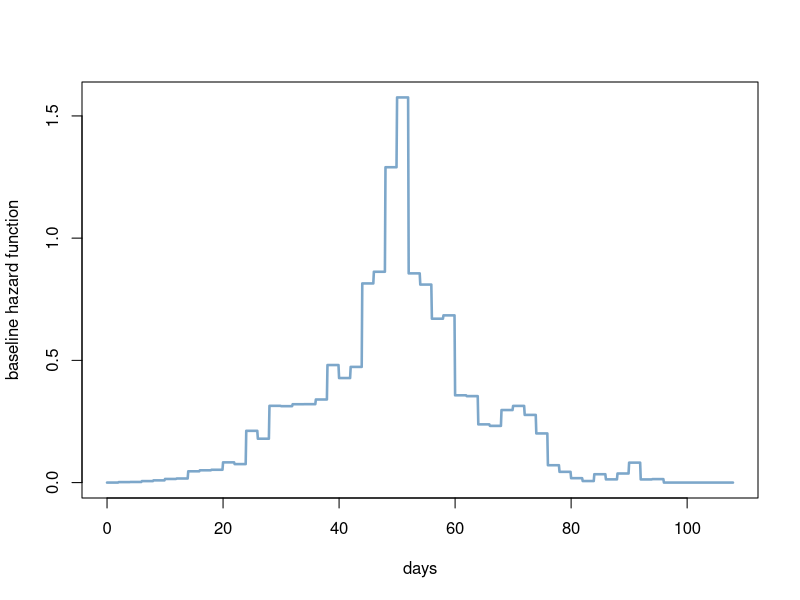
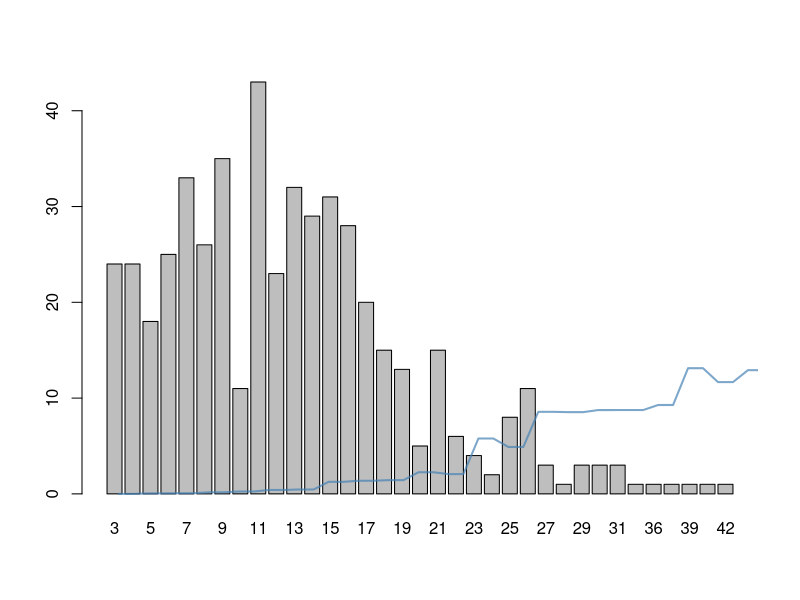
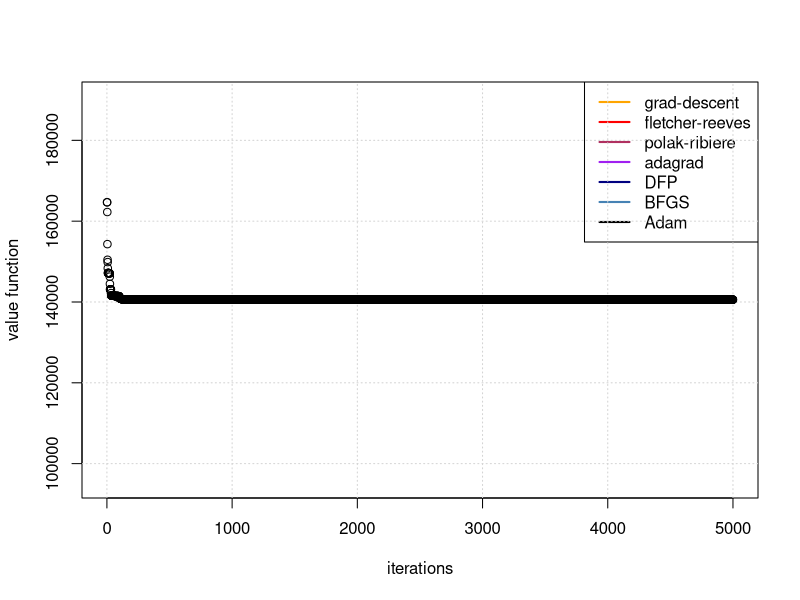

R code for these plots, in order:
# DGP for panel duration data using mixed proportional hazards and grouped data

databuilder = function(n.person, n.incid, beta = c(-1.05,-.09175,.1835), baseline = 'default',prior=list('gamma',1,1),plots=T,cns=F){
  
  ##########################
  
  n = n.person * n.incid
  if(baseline == 'default'){
    lambda.0 = 0.3*c(0,exp(c(-5,-4.8,-3.9,-3.5,-3,-2.881998, -1.8718475, -1.7865933, -1.7411807, -1.2875784, -1.3771235, -0.3480384, -0.5138887, 0.04541635, 0.04156955, 0.06670596, 0.06700147, 0.1252126, .4717, .354523, .456011,
                             0.9990935, 1.056143,1.45870,1.658721,1.0483721,0.993284, 0.8041152, 0.8244722, 0.1739866, 0.1646879, -0.2309252, -0.2567487, -0.01087248, 0.04445797, -0.08015117, -0.4000353,-1.439640042,-1.9200249,
                             -2.8133245,-3.8643217,-2.169146, -3.128616, -2.088019, -1.302666, -3.142478, -3.050000, -10.559315, -10.125574, -12.546020, -13.589619)),0,0)
    lambda.0 = rep(lambda.0,each=2)
  }
  if(baseline != 'default'){
    lambda.0 = c(baseline)
  }
  
  lengam = length(lambda.0)
  lenbet = length(beta)
  if(prior[[1]]=='gamma'){
    thetas = rgamma(n.person,prior[[2]],prior[[3]])
  }
  if(prior[[1]]=='lognorm'){
    thetas = rlnorm(n.person,prior[[2]],prior[[3]])
  }
  if(prior[[1]]=='discrete'){
    thetas = sample(prior[[2]],n.person,replace = T,prob = prior[[3]])
  }
  X = cbind(1,sample(c(0,0,1,1,1),n,replace = T),runif(n,0.1,2.3))
  
  if(lenbet>3){
    for(j in 1:(lenbet-3)){
      X = cbind(X,ifelse(j%%2==0,sample(c(0,0,1,1,1),n,replace=T),runif(n,0.1,2.3)))
    }
  }
  
  lambdas = (rep(thetas,each=n.incid)*exp(X%*%beta))   %*%   t(as.matrix(lambda.0))
  
  cdfs = cbind(lambdas,0)
  for(i in ncol(cdfs):3){
    cdfs[,i] = rowSums(cdfs[,1:i-1])
  }
  cdfs[,2]=cdfs[,1]
  cdfs=cdfs[,2:ncol(cdfs)]
  
  cdfs = 1- exp(-cdfs)
  
  pdfs = cdfs
  for(i in ncol(pdfs):2){
    pdfs[,i] = pdfs[,i] - pdfs[,i-1]
  } 
  
  y = rep(NA,n)
  for(i in 1:n){
    y[i] = which(rmultinom(1,1,pdfs[i,])==1)
    
  }
  ### generate data
  
  
  
  ##########################
  
  ### relevant plots of the data
  
  ##########################
  
  if(plots){
    
    for(lambda.0.plot in 1:1){
      plot(seq(0,length(lambda.0)-0.1,0.1),rep(lambda.0,each=10),type='l',lwd=2.5,col=adjustcolor('steelblue',.7),xlab='days',ylab='baseline hazard function')
    }  ## baseline hazard plot
    
    for(data.gen in 1:1){
      barplot(table(y))
      lines(lambda.0*max(table(y))/max(lambda.0),lwd = 2, col = adjustcolor('steelblue',.7))
    }       ## generated data plots
    
  }
  ##########################
  
  ### prepare for the correlated and independent HHM
  
  #########################
  
  censor = rep(0, length(y))
  censor[which(y>=(max(y)))]=1
  if(cns){
    censor[which(y>=quantile(y,.60))] = 1
    y[which(y>=quantile(y,.75))] = quantile(y,.75)
  }
  
  Xz = array(NA, dim = c(n.incid,ncol(X),n.person))
  dur = array(0,dim = c(n.person,n.incid))
  cens = array(0,dim = c(n.person,n.incid))
  
  for(i in 1:n.person){
    Xz[,,i]=X[(n.incid*i-(n.incid-1)):(n.incid*i),]
    dur[i,] = y[(n.incid*i-(n.incid-1)):(n.incid*i)]
    cens[i,] = censor[(n.incid*i-(n.incid-1)):(n.incid*i)]
  }   
  
  resp = cbind(y,censor)
  
  return(list('Xz' = Xz, 'X' = X, 'dur'=dur, 'cens'=cens, 'resp' = resp, 'lenbet' = lenbet, 'lengam'=lengam))
  
  
  
  ######################################################################################
}

samp = databuilder(50,10,beta = c(1,1,1))
X = samp$X
Xz = samp$Xz
resp = samp$resp
dur = samp$dur
cens = samp$cens
lenbet = samp$lenbet
lengam = samp$lengam
###

# The function that gives the estimated covariate effects using Bateni (2022) model.

BB22 = function(plotshow=T, mtd=7, iter=5e3, first_0=F){
  
  ######################################################################################
  
  ## longitudinal correlated model [Bateni 2022]:
  
  l.corr.universal = function(Xz,dur,cens,params,magn=1e2){
    
    beta = params[1:lenbet]
    gamma = params[(lenbet+1):(length(params)-2)]
    egamma = exp(gamma)
    nu.0 = exp(params[length(params)-1])
    kappa.0 = exp(params[length(params)])
    
    n.person = nrow(dur)
    n.incid = ncol(dur)
    
    egsum = egamma						
    for(i in 2:length(egamma)){egsum[i] = egsum[i] + egsum[i-1]}
    
    exbt = exp(t(apply(Xz,3,FUN = '%*%',beta)))  ## X is a 3d matrix with j's on the rows, X1,X2,X2 on the cols, and i's on the 3rd D.
    
    edelt = array( egsum[(dur)] , dim=c(n.person,n.incid) )		
    edelt.fwd = array( egsum[(dur)+1] , dim=c(n.person,n.incid) )		
    
    nu = matrix( rep(nu.0,n.person*n.incid) , nrow = n.person )
    kappa = matrix( rep(kappa.0,n.person*n.incid) , nrow = n.person )   
    
    for(i in 2:n.incid){
      nu[,i] = nu[,i-1] + (1-cens[,i-1])		
      
      kappa[,i] = kappa[,(i-1)] + 			
        exbt[,(i-1)]*(edelt[,(i-1)] +				
                        .5*egamma[dur[,(i-1)]+1]*(1-cens[,(i-1)]) )
    }
    
    kaxbt = kappa^(-1) * exbt
    x1 = 1 + kaxbt * edelt			
    x2 = 1 + kaxbt * edelt.fwd			
    
    expbt =  (( x1 )^(-nu) - ( x2 )^(-nu)*(1-cens)) 
    approx = (expbt==0)
    approx = ifelse(is.na(approx),FALSE,approx)
    
    if(sum(approx)){
      
      a = exbt*edelt
      b = exbt*edelt.fwd*(1-cens)
      
      #Laurent series
      exp.approx = (nu*( b - a ) / kappa) + (nu*(nu+1)*(a^2 - b^2))/(2*kappa^2) - (nu*(nu+1)*(nu+2)*(a^3-b^3))/(6*kappa^3)
      
      expbt[approx] = exp.approx[approx]
      
    }
    
    expbt = log(expbt)
    
    box  =  sum(  expbt ,na.rm = T )
    box = ifelse(box==0, sum(expbt), box)
    
    return(-magn*box)
  }
  
  
  l.corr.derivative = function(Xz,dur,cens,params,magn=1e2){
    
    ############################################
    
    
    beta = params[1:lenbet]
    gamma = params[(lenbet+1):(length(params)-2)]
    egamma = exp(gamma)
    nu.0 = exp(params[length(params)-1])
    kappa.0 = exp(params[length(params)])
    
    
    n.person = nrow(dur)
    n.incid = ncol(dur)
    
    egsum = egamma						
    for(i in 2:length(egamma)){egsum[i] = egsum[i] + egsum[i-1]}
    
    exbt = exp(t(apply(Xz,3,FUN = '%*%',beta)))  ## X is a 3d matrix with j's on the rows, X1,X2,X2 on the cols, and i's on the 3rd D.
    
    edelt = array(egsum[(dur)],dim=c(n.person,n.incid))		
    edelt.fwd = array(egsum[(dur)+1],dim=c(n.person,n.incid))		
    
    nu = matrix(rep(nu.0,n.person*n.incid),nrow = n.person)
    kappa = matrix(rep(kappa.0,n.person*n.incid),nrow = n.person)   
    
    for(i in 2:n.incid){
      nu[,i] = nu[,i-1] + (1-cens[,i-1])		
      
      kappa[,i] = kappa[,i-1] + 			
        exbt[,i-1]*(edelt[,i-1] +				
                      .5*egamma[dur[,i-1]+1]*(1-cens[,i-1]) )
    }
    
    kaxbt = kappa^(-1) * exbt
    x1 = 1 + kaxbt * edelt			
    x2 = 1 + kaxbt * edelt.fwd
    
    XZ.new = aperm(Xz,c(3,1,2))
    configs  =  c(n.person,n.incid,dim(Xz)[2])
    
    ############################################
    
    ##d/d.beta
    
    x1.beta =  array(apply(XZ.new,3,FUN='*',(exbt*edelt)),configs)
    x2.beta =  array(apply(XZ.new,3,FUN='*',(exbt*edelt.fwd)),configs)
    
    kap.beta = (exbt*(edelt*(1+cens) + edelt.fwd*(1-cens))/2)
    kap.beta = array(apply(XZ.new,3,FUN='*',kap.beta),configs)
    
    for(i in 2:n.incid){
      kap.beta[,i,] = kap.beta[,i,] + kap.beta[,i-1,]
    }
    kap.beta[,2:ncol(kap.beta),] = kap.beta[,1:(ncol(kap.beta)-1),]
    kap.beta[,1,] = matrix(0,nrow=n.person, ncol = dim(Xz)[2])
    
    ##d/d.delta
    
    conf.delta = c(n.person,n.incid,length(egamma))
    
    x1.delta = array( 0, conf.delta )
    x2.delta = array( 0, conf.delta )
    
    for(i in 1:length(egamma)){
      x1.delta[,,i] = egamma[i]*(dur>=i)
      x2.delta[,,i] = egamma[i]*((dur+1)>=i)
    }
    
    kap.delta = (array(apply(x1.delta,3,FUN='*',1+cens),conf.delta) + array(apply(x2.delta,3,FUN='*',1-cens),conf.delta))/2
    
    x1.delta = array(apply(x1.delta,3,FUN='*',exbt),conf.delta)
    x2.delta = array(apply(x2.delta,3,FUN='*',exbt),conf.delta)
    kap.delta = array(apply(kap.delta,3,FUN='*',exbt),conf.delta)
    
    for(i in 2:n.incid){
      kap.delta[,i,] = kap.delta[,i-1,] + kap.delta[,i,]
    }
    kap.delta[,2:ncol(kap.delta),] = kap.delta[,1:(ncol(kap.delta)-1),]
    kap.delta[,1,] = matrix(0,nrow=n.person, ncol = length(egamma))  
    
    ############################################
    
    ##derivative of the log-likelihood
    
    fg.der = function(g,f,g.p,f.p,nu,configs){       ##Gives the derivative of the matrix (1+(f(x)^-1)g(x))^(-nu) over the vector x. The output is a 3D derivative array.
      
      term1 = array(apply(f.p,3,FUN='*',-g/(f^2)),configs) + array(apply(g.p,3,FUN='*',f^(-1)),configs)
      
      term2 = (-nu) * ( 1 + (f^(-1)) * g ) ^ (-nu-1)
      
      return( list(  'org' = array( apply(term1,3,FUN='*',term2) , configs ), 'ext' = term1  )  )
    }
    
    
    ##beta:
    
    fg.1 = fg.der(exbt*edelt,kappa,x1.beta,kap.beta,nu,configs)
    fg.2 = fg.der(exbt*edelt.fwd,kappa,x2.beta,kap.beta,nu,configs)
    
    dbeta.1 = fg.1$org
    dbeta.2 = array(apply(fg.2$org,3,FUN='*',1-cens),configs)
    
    ##delta:
    
    fg.1.delta = fg.der(exbt*edelt,kappa,x1.delta,kap.delta,nu,conf.delta)
    fg.2.delta = fg.der(exbt*edelt.fwd,kappa,x2.delta,kap.delta,nu,conf.delta)
    
    ddelta.1 = fg.1.delta$org
    ddelta.2 = array(apply(fg.2.delta$org,3,FUN='*',1-cens),conf.delta)
    
    ## kappa.0:
    
    U.kap.1 = x1^(-nu-1) * ( (exbt*edelt*nu) / (kappa^2) )
    U.kap.2 = x2^(-nu-1) * ( (exbt*edelt.fwd*nu) / (kappa^2) ) * (1-cens)
    
    ## nu.0:
    
    U.nu.1 = - x1^(-nu) * log(x1)
    U.nu.2 = - x2^(-nu) * log(x2) * (1-cens)
    
    ##
    
    expbt =  (( x1 )^(-nu) - ( x2 )^(-nu)*(1-cens))
    
    approx = (expbt==0)
    approx = ifelse(is.na(approx),FALSE,approx)
    
    if(sum(approx)){
      a = exbt*edelt
      b = exbt*edelt.fwd*(1-cens)
      
      #Laurent series
      exp.approx = (nu*( b - a ) / kappa) + (nu*(nu+1)*(a^2 - b^2))/(2*kappa^2) - (nu*(nu+1)*(nu+2)*(a^3-b^3))/(6*kappa^3)
      
      expbt[approx] = exp.approx[approx]
      
    }
    
    U.beta = array(apply((dbeta.1),3,FUN='/',expbt),configs) - array(apply((dbeta.2),3,FUN='/',expbt),configs)
    U.delta = array(apply((ddelta.1),3,FUN='/',expbt),conf.delta) - array(apply((ddelta.2),3,FUN='/',expbt),conf.delta)
    U.kap = (U.kap.1/expbt  -  U.kap.2/expbt) *  kappa.0
    U.nu = (U.nu.1/expbt  -  U.nu.2/expbt) *  nu.0
    
    expbt = log(expbt)
    
    
    
    U.beta = apply(U.beta,3,sum)
    U.delta = apply(U.delta,3,sum)
    U.kap = sum(U.kap)
    U.nu = sum(U.nu)
    expbt = sum(expbt)
    
    if(first_0){U.delta[1]=0}
    
    return(list('ell'=-magn*expbt,'Ub' = -magn*U.beta, 'Ud' = -magn*U.delta, 'Un' = -magn*U.nu , 'Uk' = -magn*U.kap))
  }
  
  # Xz is a 3D array of observed explanatory variables. #spells (J) on the rows, #covariates (P) on the columns,
  #and #individuals (n) on the layers (Z axis).
  
  ###############################
  
  ### Optimization
  
  mthds = c('grad-descent','fletcher-reeves','polak-ribiere','adagrad','DFP','BFGS','Adam')
  
  
  #############################################
  
  
  
  for(assumptions in 1:1){
    
    param = c(rep(0,lenbet),rep(0,lengam),0,0)
    
    L = l.corr.derivative(Xz,dur,cens,param)
    ell = L$ell
    Utot  = c(L$Ub,L$Ud,L$Un,L$Uk)
    Utot.old = Utot
    
    Q =   diag(length(param))
    
    dir = -Utot / norm(Utot, type = '2')
    
    alpha = 1
    num=0
    TT = iter
    clpnts = c('orange','red','maroon','purple','navy','steelblue','black')
    
    
  }
  
  if(plotshow){
    plot(c(0,1),col='white',xlim = c(1,TT),y=c(ell/2,ell),xlab='iterations',ylab='value function')
    legend('topright',legend = mthds, col = clpnts,lwd=2)
    grid()
  }
  
  
  #############################################
  
  method = mthds[mtd]
  
  ### 1st order methods
  
  if(method %in% c('grad-descent','fletcher-reeves','polak-ribiere')){
    for(tt in 1:TT){
      
      param.candid = param + dir * alpha
      
      ell.candid = l.corr.universal(Xz, dur, cens, param.candid)
      
      if(ell.candid<=(ell+1e-4 * alpha *(dir%*%Utot))){  #1st Wolfe condition
        
        num=0
        param = param.candid
        L = l.corr.derivative(Xz, dur, cens, param.candid)
        ell = L$ell
        Utot.new = c(L$Ub,L$Ud,L$Un,L$Uk)
        alpha = 1
        
        if(method == 'grad-descent'){
          dir = - Utot.new / norm(Utot.new, type = '2')
        }
        if(method == 'fletcher-reeves'){
          beto = (Utot%*%Utot)/(Utot.old%*%Utot.old)
          #dir = - Utot.new + as.vector(beto) * dir
          dir = -Utot.new/norm(Utot.new, type='2') + as.vector(beto) * dir
        }
        if(method == 'polak-ribiere'){
          beto = (Utot%*%(Utot-Utot.old))/(Utot.old%*%Utot.old)
          # dir = - Utot.new + as.vector(beto) * dir
          dir = -Utot.new/norm(Utot.new, type='2') + as.vector(beto) * dir      
        }
        
        Utot.old = Utot
        Utot = Utot.new
      }
      
      else{
        num = num+1
        alpha = alpha*.9
      }
      if(plotshow){
        points(tt,L$ell,col=clpnts[mtd])
      }
    }
  }
  
  if(method %in% c('adagrad')){
    if(method == 'adagrad'){
      Usum = Utot^2
      eps = 1e-8
      dir = -Utot / (eps + sqrt(Usum))}
    for(tt in 1:TT){
      
      param.candid = param + dir * alpha
      
      ell.candid = l.corr.universal(Xz, dur, cens, param.candid)
      
      if(ell.candid<=(ell+1e-4 * alpha *(dir%*%Utot))){  #1st Wolfe condition
        
        num=0
        param = param.candid
        L = l.corr.derivative(Xz, dur, cens, param.candid)
        ell = L$ell
        Utot.new = c(L$Ub,L$Ud,L$Un,L$Uk)
        alpha = 1
        
        if(method == 'adagrad'){
          Usum = Usum + Utot.new^2
          dir = - Utot.new / (eps + sqrt(Usum))
        }
        
        Utot.old = Utot
        Utot = Utot.new
      }
      
      else{
        num = num+1
        alpha = alpha*.9
      }
      if(plotshow){
        points(tt,L$ell,col=clpnts[mtd])
      }
    }
  }
  
  if(method %in% c('Adam')){
    if(method == 'Adam'){
      b1 = 0.9
      b2 = 0.999
      
      m.0 = (1-b1)* (Utot)
      v.0 = (1-b2)* (Utot^2)
      t.0 = 1
      eps = 1e-8
      
      mhat = m.0/(1-(b1^t.0))
      vhat = v.0/(1-(b2^t.0))
      dir = -mhat / (eps + sqrt(vhat))}
    for(tt in 1:TT){
      
      param.candid = param + dir * alpha
      
      ell.candid = l.corr.universal(Xz, dur, cens, param.candid)
      
      if(ell.candid<=(ell-abs(1e-4 * alpha *as.numeric(dir%*%Utot)))){  #1st Wolfe condition
        
        num=0
        param = param.candid
        
        L = l.corr.derivative(Xz, dur, cens, param.candid)
        
        ell = L$ell
        Utot.new = c(L$Ub,L$Ud,L$Un,L$Uk)
        alpha = 1
        
        if(method == 'Adam'){
          m.0 = b1*m.0 + (1-b1)*Utot.new
          v.0 = b2*v.0 + (1-b2)*(Utot.new^2)
          t.0 = t.0+1
          mhat = m.0/(1-(b1^t.0))
          vhat = v.0/(1-(b2^t.0))
          dir = -mhat / (eps + sqrt(vhat))
        }
        
        Utot.old = Utot
        Utot = Utot.new
      }
      
      else{
        num = num+1
        alpha = alpha*.9
      }
      if(plotshow){
        points(tt,L$ell,col=clpnts[mtd])
      }
    }
  }
  
  
  ### 2nd order methods
  
  if(method %in% c('DFP','BFGS')){
    Q =   diag(length(param))
    for(tt in 1:TT){
      
      param.candid = param + dir * alpha
      
      
      ell.candid = l.corr.universal(Xz, dur, cens, param.candid)
      
      while(is.nan(ell.candid) | ell.candid==0 | is.na(ell.candid)){
        alpha = alpha*.9
        
        param.candid = param + dir * alpha
        
        ell.candid = l.corr.universal(Xz, dur, cens, param.candid)
      }
      
      if(ell.candid<=(ell+1e-4 * alpha *(dir%*%Utot))){  #1st Wolfe condition
        
        num=0
        
        L = l.corr.derivative(Xz, dur, cens, param.candid)
        ell = L$ell
        Utot.new = c(L$Ub,L$Ud,L$Un,L$Uk)
        alpha = 1
        delta = Utot.new - Utot
        zeta = param.candid - param
        
        
        if(method == 'DFP'){
          Q = Q - (Q%*%(delta)%*%(t(delta))%*%Q)/as.numeric(t(delta)%*%Q%*%(delta)) + (zeta%*%t(zeta))/as.numeric(t(zeta)%*%delta)
        }
        if(method == 'BFGS'){
          Q = Q - (zeta%*%t(delta)%*%Q + Q%*%(delta)%*%t(zeta))/as.numeric(t(zeta)%*%delta) + (1 + as.numeric(t(delta)%*%Q%*%delta)/as.numeric(t(zeta)%*%delta))*((zeta%*%t(zeta))/as.numeric(t(zeta)%*%delta))
        }
        
        if(sum(is.na(Q))){
          print(c(zeta, delta))
          print(Utot)
          print(Utot.new)
          break()
        }
        
        dir = as.vector(-Q%*%Utot.new)
        param = param.candid
        Utot.old = Utot
        Utot = Utot.new
      }
      
      else{
        num = num+1
        alpha = alpha*.9
      }
      if(plotshow){
        points(tt,L$ell,col=clpnts[mtd])
      }
    }
  }
  
  
  ############################################
  
  ### printing calculated parameters of interest
  
  #############################################
  
  box = matrix(NA, nrow = (lenbet+2), ncol=1)
  
  box[1:lenbet,1] = param[1:lenbet]
  box[(nrow(box)-1):nrow(box)] = c(exp(param[length(param)-1]),exp(param[length(param)]))
  rownames(box) = c('intercept',paste('beta',1:(lenbet-1)),'nu.0','kappa.0')
  
  knitr::kable(box)
  
  
  
  
  ############################################
}

BB22()